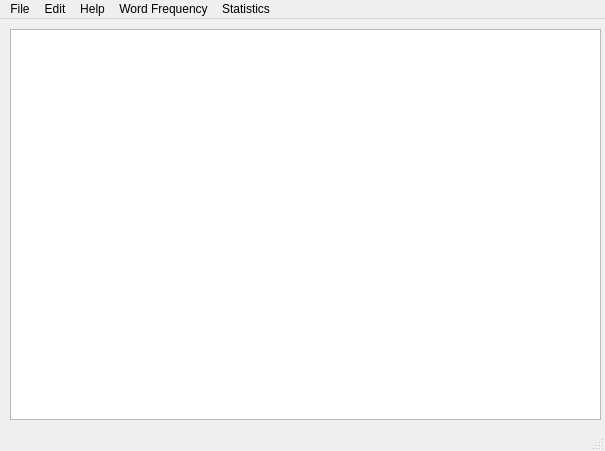
<?xml version="1.0" encoding="UTF-8"?>
<ui version="4.0">
 <class>Notepad</class>
 <widget class="QMainWindow" name="Notepad">
  <property name="geometry">
   <rect>
    <x>0</x>
    <y>0</y>
    <width>605</width>
    <height>451</height>
   </rect>
  </property>
  <property name="windowTitle">
   <string>Notepad</string>
  </property>
  <widget class="QWidget" name="centralwidget">
   <widget class="QTextEdit" name="editor">
    <property name="geometry">
     <rect>
      <x>10</x>
      <y>10</y>
      <width>591</width>
      <height>391</height>
     </rect>
    </property>
   </widget>
  </widget>
  <widget class="QMenuBar" name="menubar">
   <property name="geometry">
    <rect>
     <x>0</x>
     <y>0</y>
     <width>605</width>
     <height>26</height>
    </rect>
   </property>
   <widget class="QMenu" name="menuFile">
    <property name="title">
     <string>File</string>
    </property>
    <widget class="QMenu" name="menuPrint">
     <property name="title">
      <string>Print</string>
     </property>
     <addaction name="actionPrintDoc"/>
     <addaction name="actionSave_as_PDF"/>
    </widget>
    <addaction name="actionNew"/>
    <addaction name="actionOpen"/>
    <addaction name="actionSave"/>
    <addaction name="actionSave_As"/>
    <addaction name="separator"/>
    <addaction name="menuPrint"/>
    <addaction name="separator"/>
    <addaction name="actionExit"/>
   </widget>
   <widget class="QMenu" name="menuEdit">
    <property name="title">
     <string>Edit</string>
    </property>
    <addaction name="actionFont"/>
    <addaction name="actionUpperCase"/>
    <addaction name="actionLowerCase"/>
    <addaction name="actionWordCount"/>
   </widget>
   <widget class="QMenu" name="menuHelp">
    <property name="title">
     <string>Help</string>
    </property>
    <addaction name="actionAbout"/>
   </widget>
   <widget class="QMenu" name="menuWord_Frequency">
    <property name="title">
     <string>Word Frequency</string>
    </property>
    <addaction name="actionGraph"/>
   </widget>
   <widget class="QMenu" name="menuStatistics">
    <property name="title">
     <string>Statistics</string>
    </property>
    <addaction name="actionGenerate_Statistical_File"/>
   </widget>
   <addaction name="menuFile"/>
   <addaction name="menuEdit"/>
   <addaction name="menuHelp"/>
   <addaction name="menuWord_Frequency"/>
   <addaction name="menuStatistics"/>
  </widget>
  <widget class="QStatusBar" name="statusBar"/>
  <action name="actionNew">
   <property name="text">
    <string>New</string>
   </property>
   <property name="shortcut">
    <string>Ctrl+N</string>
   </property>
  </action>
  <action name="actionOpen">
   <property name="text">
    <string>Open</string>
   </property>
   <property name="shortcut">
    <string>Ctrl+O</string>
   </property>
  </action>
  <action name="actionSave">
   <property name="text">
    <string>Save</string>
   </property>
   <property name="shortcut">
    <string>Ctrl+S</string>
   </property>
  </action>
  <action name="actionSave_As">
   <property name="text">
    <string>Save As</string>
   </property>
  </action>
  <action name="actionExit">
   <property name="text">
    <string>Exit</string>
   </property>
  </action>
  <action name="actionPrintDoc">
   <property name="text">
    <string>Print</string>
   </property>
  </action>
  <action name="actionSave_as_PDF">
   <property name="text">
    <string>Save as PDF</string>
   </property>
  </action>
  <action name="actionFont">
   <property name="text">
    <string>Font</string>
   </property>
  </action>
  <action name="actionAbout">
   <property name="text">
    <string>About</string>
   </property>
  </action>
  <action name="actionUpperCase">
   <property name="text">
    <string>Upper Case</string>
   </property>
  </action>
  <action name="actionLowerCase">
   <property name="text">
    <string>Lower Case</string>
   </property>
  </action>
  <action name="actionWordCount">
   <property name="text">
    <string>Word Count</string>
   </property>
  </action>
  <action name="actionGenerate_Statistical_File">
   <property name="text">
    <string>Generate Statistical File</string>
   </property>
  </action>
  <action name="actionGraph">
   <property name="text">
    <string>Graph</string>
   </property>
  </action>
 </widget>
 <resources/>
 <connections/>
</ui>
